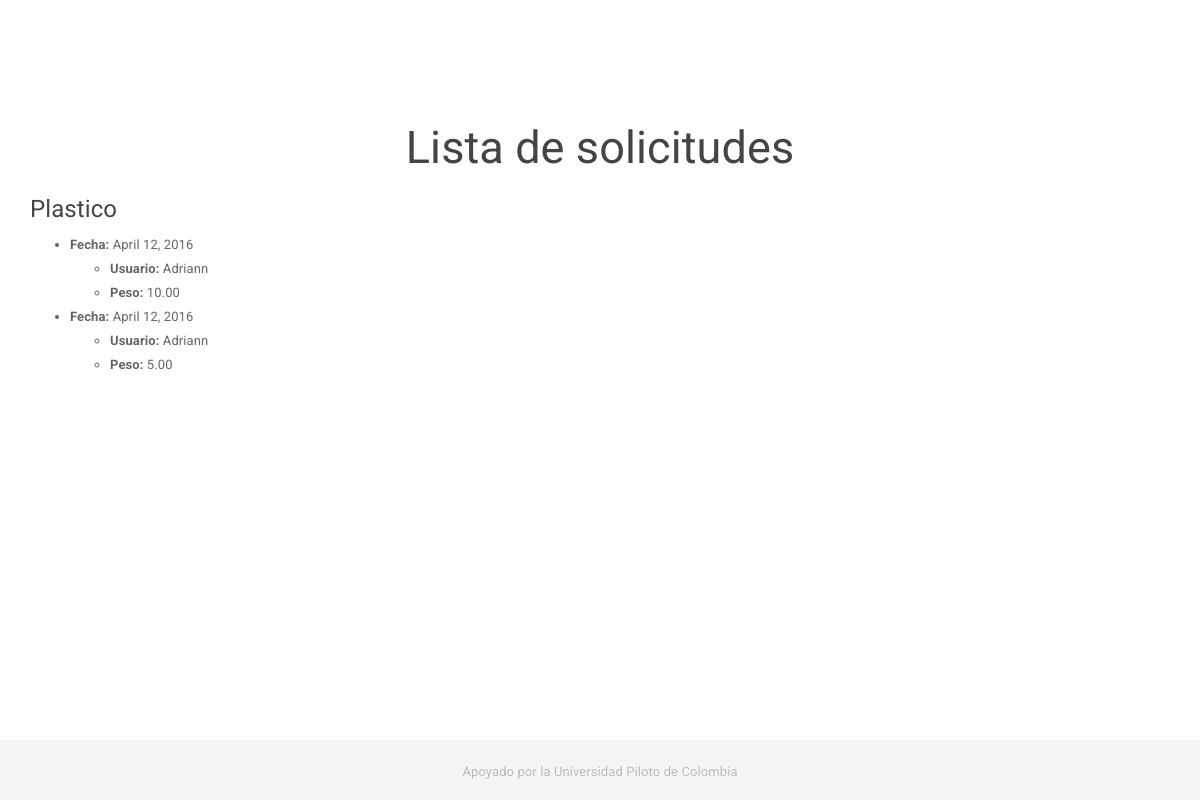
The page /solicitudes/solicitud-bodega/ (signed in) on the database its author committed.
### app_ambiente/apps/solicitudes/models.py (models this page shows, shortened)
class BodegaMaterial(models.Model):
	material = models.ForeignKey(TipoMaterial)
	precio = models.DecimalField(max_digits = 11, decimal_places = 2, blank = True, null = True)
	bodega = models.ForeignKey(Bodega)

class TipoMaterial(models.Model):
	nombre = models.CharField(max_length = 20)
	def __str__(self):
		return self.nombre

class SolicitudUser(models.Model):
	user = models.ForeignKey(User)
	bodega_material = models.ForeignKey(BodegaMaterial)
	peso_aprox = models.DecimalField(max_digits = 11, decimal_places = 2)
	fecha = models.DateField(default = datetime.now)

### app_ambiente/apps/solicitudes/views.py (the view)
def view_solicitud(request):
	solicitud = BodegaMaterial.objects.filter(bodega = request.user.bodega)
	return render(request, 'solicitud/solicitud_bodega.html', {'title': 'Lista de Solicitudes', 'solicitudes': solicitud})

### app_ambiente/apps/principal/templates/solicitud/solicitud_bodega.html
{% extends 'layout/base.html' %}
{% block content %}
	<h2>Lista de solicitudes</h2>
	<div class="row text-left">
		{% for solicitud in solicitudes %}
			<div class="col-sm-6">
				<h4>{{ solicitud.material }}</h4>
				<ul>
					{% for s_user in solicitud.solicituduser_set.all %}
						<li><strong>Fecha: </strong>{{ s_user.fecha }}</li>
						<ul>
							<li><strong>Usuario: </strong>{{ s_user.user.first_name }}</li>
							<li><strong>Peso: </strong>{{ s_user.peso_aprox }}</li>
						</ul>
					{% endfor %}
				</ul>
			</div>
		{% endfor %}
	</div>
{% endblock content %}

### rows shown on the page
BodegaMaterial: material "Plastico"
SolicitudUser: fecha "April 12, 2016", user.first_name "Adriann", peso_aprox "10.00"
SolicitudUser: fecha "April 12, 2016", user.first_name "Adriann", peso_aprox "5.00"
